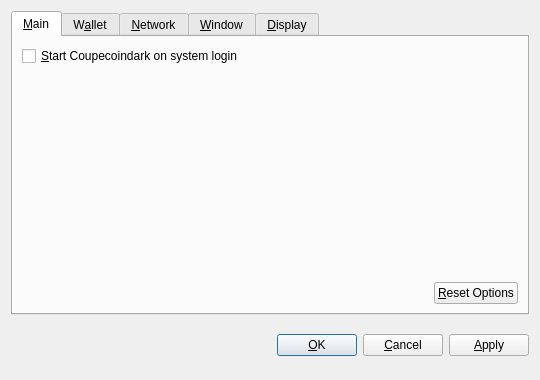
<?xml version="1.0" encoding="UTF-8"?>
<ui version="4.0">
 <class>OptionsDialog</class>
 <widget class="QDialog" name="OptionsDialog">
  <property name="geometry">
   <rect>
    <x>0</x>
    <y>0</y>
    <width>540</width>
    <height>380</height>
   </rect>
  </property>
  <property name="windowTitle">
   <string>Options</string>
  </property>
  <property name="modal">
   <bool>true</bool>
  </property>
  <layout class="QVBoxLayout" name="verticalLayout">
   <item>
    <widget class="QTabWidget" name="tabWidget">
     <property name="tabPosition">
      <enum>QTabWidget::North</enum>
     </property>
     <property name="currentIndex">
      <number>0</number>
     </property>
     <widget class="QWidget" name="tabMain">
      <attribute name="title">
       <string>&amp;Main</string>
      </attribute>
      <layout class="QVBoxLayout" name="verticalLayout_Main">
       <item>
        <widget class="QCheckBox" name="bitcoinAtStartup">
         <property name="toolTip">
          <string>Automatically start Coupecoindark after logging in to the system.</string>
         </property>
         <property name="text">
          <string>&amp;Start Coupecoindark on system login</string>
         </property>
        </widget>
       </item>
       <item>
        <spacer name="verticalSpacer_Main">
         <property name="orientation">
          <enum>Qt::Vertical</enum>
         </property>
         <property name="sizeHint" stdset="0">
          <size>
           <width>20</width>
           <height>40</height>
          </size>
         </property>
        </spacer>
       </item>
       <item>
        <layout class="QHBoxLayout" name="horizontalLayout_2_Main">
         <item>
          <spacer name="horizontalSpacer_2_Main">
           <property name="orientation">
            <enum>Qt::Horizontal</enum>
           </property>
           <property name="sizeHint" stdset="0">
            <size>
             <width>40</width>
             <height>20</height>
            </size>
           </property>
          </spacer>
         </item>
         <item>
          <widget class="QPushButton" name="resetButton">
           <property name="toolTip">
            <string>Reset all client options to default.</string>
           </property>
           <property name="text">
            <string>&amp;Reset Options</string>
           </property>
           <property name="autoDefault">
            <bool>false</bool>
           </property>
          </widget>
         </item>
        </layout>
       </item>
      </layout>
     </widget>
     <widget class="QWidget" name="tabWallet">
      <attribute name="title">
       <string>W&amp;allet</string>
      </attribute>
      <layout class="QVBoxLayout" name="verticalLayout_Network">
       <item>
        <widget class="QLabel" name="transactionFeeInfoLabel">
         <property name="text">
          <string>Optional transaction fee per kB that helps make sure your transactions are processed quickly. Most transactions are 1 kB.</string>
         </property>
         <property name="textFormat">
          <enum>Qt::PlainText</enum>
         </property>
         <property name="wordWrap">
          <bool>true</bool>
         </property>
        </widget>
       </item>
       <item>
        <layout class="QHBoxLayout" name="horizontalLayout_1_Main">
         <item>
          <widget class="QLabel" name="transactionFeeLabel">
           <property name="text">
            <string>Pay transaction &amp;fee</string>
           </property>
           <property name="textFormat">
            <enum>Qt::PlainText</enum>
           </property>
           <property name="buddy">
            <cstring>transactionFee</cstring>
           </property>
          </widget>
         </item>
         <item>
          <widget class="BitcoinAmountField" name="transactionFee"/>
         </item>
         <item>
          <spacer name="horizontalSpacer_1_Main">
           <property name="orientation">
            <enum>Qt::Horizontal</enum>
           </property>
           <property name="sizeHint" stdset="0">
            <size>
             <width>40</width>
             <height>20</height>
            </size>
           </property>
          </spacer>
         </item>
        </layout>
       </item>
       <item>
        <widget class="QLabel" name="label">
         <property name="text">
          <string>If you disable the spending of unconfirmed change, the change from a transaction cannot be used until that transaction has at least one confirmation. This also affects how your balance is computed.</string>
         </property>
         <property name="wordWrap">
          <bool>true</bool>
         </property>
        </widget>
       </item>
       <item>
        <widget class="QCheckBox" name="spendZeroConfChange">
         <property name="text">
          <string>Spend unconfirmed change  (experts only)</string>
         </property>
        </widget>
       </item>
       <item>
        <spacer name="verticalSpacer">
         <property name="orientation">
          <enum>Qt::Vertical</enum>
         </property>
         <property name="sizeHint" stdset="0">
          <size>
           <width>20</width>
           <height>40</height>
          </size>
         </property>
        </spacer>
       </item>
      </layout>
     </widget>
     <widget class="QWidget" name="tabNetwork">
      <attribute name="title">
       <string>&amp;Network</string>
      </attribute>
      <layout class="QVBoxLayout" name="verticalLayout_Network">
       <item>
        <widget class="QCheckBox" name="mapPortUpnp">
         <property name="toolTip">
          <string>Automatically open the Coupecoindark client port on the router. This only works when your router supports UPnP and it is enabled.</string>
         </property>
         <property name="text">
          <string>Map port using &amp;UPnP</string>
         </property>
        </widget>
       </item>
       <item>
        <widget class="QCheckBox" name="connectSocks">
         <property name="toolTip">
          <string>Connect to the Coupecoindark network through a SOCKS proxy (e.g. when connecting through Tor).</string>
         </property>
         <property name="text">
          <string>&amp;Connect through SOCKS proxy:</string>
         </property>
        </widget>
       </item>
       <item>
        <layout class="QHBoxLayout" name="horizontalLayout_Network">
         <item>
          <widget class="QLabel" name="proxyIpLabel">
           <property name="text">
            <string>Proxy &amp;IP:</string>
           </property>
           <property name="textFormat">
            <enum>Qt::PlainText</enum>
           </property>
           <property name="buddy">
            <cstring>proxyIp</cstring>
           </property>
          </widget>
         </item>
         <item>
          <widget class="QValidatedLineEdit" name="proxyIp">
           <property name="maximumSize">
            <size>
             <width>140</width>
             <height>16777215</height>
            </size>
           </property>
           <property name="toolTip">
            <string>IP address of the proxy (e.g. 127.0.0.1)</string>
           </property>
          </widget>
         </item>
         <item>
          <widget class="QLabel" name="proxyPortLabel">
           <property name="text">
            <string>&amp;Port:</string>
           </property>
           <property name="textFormat">
            <enum>Qt::PlainText</enum>
           </property>
           <property name="buddy">
            <cstring>proxyPort</cstring>
           </property>
          </widget>
         </item>
         <item>
          <widget class="QLineEdit" name="proxyPort">
           <property name="maximumSize">
            <size>
             <width>55</width>
             <height>16777215</height>
            </size>
           </property>
           <property name="toolTip">
            <string>Port of the proxy (e.g. 9050)</string>
           </property>
          </widget>
         </item>
         <item>
          <widget class="QLabel" name="socksVersionLabel">
           <property name="text">
            <string>SOCKS &amp;Version:</string>
           </property>
           <property name="textFormat">
            <enum>Qt::PlainText</enum>
           </property>
           <property name="buddy">
            <cstring>socksVersion</cstring>
           </property>
          </widget>
         </item>
         <item>
          <widget class="QValueComboBox" name="socksVersion">
           <property name="toolTip">
            <string>SOCKS version of the proxy (e.g. 5)</string>
           </property>
          </widget>
         </item>
         <item>
          <spacer name="horizontalSpacer_Network">
           <property name="orientation">
            <enum>Qt::Horizontal</enum>
           </property>
           <property name="sizeHint" stdset="0">
            <size>
             <width>40</width>
             <height>20</height>
            </size>
           </property>
          </spacer>
         </item>
        </layout>
       </item>
       <item>
        <spacer name="verticalSpacer_Network">
         <property name="orientation">
          <enum>Qt::Vertical</enum>
         </property>
         <property name="sizeHint" stdset="0">
          <size>
           <width>20</width>
           <height>40</height>
          </size>
         </property>
        </spacer>
       </item>
      </layout>
     </widget>
     <widget class="QWidget" name="tabWindow">
      <attribute name="title">
       <string>&amp;Window</string>
      </attribute>
      <layout class="QVBoxLayout" name="verticalLayout_Window">
       <item>
        <widget class="QCheckBox" name="minimizeToTray">
         <property name="toolTip">
          <string>Show only a tray icon after minimizing the window.</string>
         </property>
         <property name="text">
          <string>&amp;Minimize to the tray instead of the taskbar</string>
         </property>
        </widget>
       </item>
       <item>
        <widget class="QCheckBox" name="minimizeOnClose">
         <property name="toolTip">
          <string>Minimize instead of exit the application when the window is closed. When this option is enabled, the application will be closed only after selecting Quit in the menu.</string>
         </property>
         <property name="text">
          <string>M&amp;inimize on close</string>
         </property>
        </widget>
       </item>
       <item>
        <spacer name="verticalSpacer_Window">
         <property name="orientation">
          <enum>Qt::Vertical</enum>
         </property>
         <property name="sizeHint" stdset="0">
          <size>
           <width>20</width>
           <height>40</height>
          </size>
         </property>
        </spacer>
       </item>
      </layout>
     </widget>
     <widget class="QWidget" name="tabDisplay">
      <attribute name="title">
       <string>&amp;Display</string>
      </attribute>
      <layout class="QVBoxLayout" name="verticalLayout_Display">
       <item>
        <layout class="QHBoxLayout" name="horizontalLayout_1_Display">
         <item>
          <widget class="QLabel" name="langLabel">
           <property name="text">
            <string>User Interface &amp;language:</string>
           </property>
           <property name="textFormat">
            <enum>Qt::PlainText</enum>
           </property>
           <property name="buddy">
            <cstring>lang</cstring>
           </property>
          </widget>
         </item>
         <item>
          <widget class="QValueComboBox" name="lang">
           <property name="toolTip">
            <string>The user interface language can be set here. This setting will take effect after restarting Coupecoindark.</string>
           </property>
          </widget>
         </item>
        </layout>
       </item>
       <item>
        <layout class="QHBoxLayout" name="horizontalLayout_2_Display">
         <item>
          <widget class="QLabel" name="unitLabel">
           <property name="text">
            <string>&amp;Unit to show amounts in:</string>
           </property>
           <property name="textFormat">
            <enum>Qt::PlainText</enum>
           </property>
           <property name="buddy">
            <cstring>unit</cstring>
           </property>
          </widget>
         </item>
         <item>
          <widget class="QValueComboBox" name="unit">
           <property name="toolTip">
            <string>Choose the default subdivision unit to show in the interface and when sending coins.</string>
           </property>
          </widget>
         </item>
        </layout>
       </item>
       <item>
        <widget class="QCheckBox" name="displayAddresses">
         <property name="toolTip">
          <string>Whether to show Coupecoindark addresses in the transaction list or not.</string>
         </property>
         <property name="text">
          <string>&amp;Display addresses in transaction list</string>
         </property>
        </widget>
       </item>
       <item>
        <widget class="QCheckBox" name="coinControlFeatures">
         <property name="toolTip">
          <string>Whether to show coin control features or not.</string>
         </property>
         <property name="text">
          <string>Display coin &amp;control features (experts only!)</string>
         </property>
        </widget>
       </item>
       <item>
        <spacer name="verticalSpacer_Display">
         <property name="orientation">
          <enum>Qt::Vertical</enum>
         </property>
         <property name="sizeHint" stdset="0">
          <size>
           <width>20</width>
           <height>40</height>
          </size>
         </property>
        </spacer>
       </item>
      </layout>
     </widget>
    </widget>
   </item>
   <item>
    <layout class="QHBoxLayout" name="horizontalLayout_Buttons">
     <item>
      <spacer name="horizontalSpacer_1">
       <property name="orientation">
        <enum>Qt::Horizontal</enum>
       </property>
       <property name="sizeHint" stdset="0">
        <size>
         <width>40</width>
         <height>48</height>
        </size>
       </property>
      </spacer>
     </item>
     <item>
      <widget class="QLabel" name="statusLabel">
       <property name="font">
        <font>
         <weight>75</weight>
         <bold>true</bold>
        </font>
       </property>
       <property name="text">
        <string/>
       </property>
       <property name="textFormat">
        <enum>Qt::PlainText</enum>
       </property>
       <property name="wordWrap">
        <bool>true</bool>
       </property>
      </widget>
     </item>
     <item>
      <spacer name="horizontalSpacer_2">
       <property name="orientation">
        <enum>Qt::Horizontal</enum>
       </property>
       <property name="sizeHint" stdset="0">
        <size>
         <width>40</width>
         <height>48</height>
        </size>
       </property>
      </spacer>
     </item>
     <item>
      <widget class="QPushButton" name="okButton">
       <property name="text">
        <string>&amp;OK</string>
       </property>
      </widget>
     </item>
     <item>
      <widget class="QPushButton" name="cancelButton">
       <property name="text">
        <string>&amp;Cancel</string>
       </property>
       <property name="autoDefault">
        <bool>false</bool>
       </property>
      </widget>
     </item>
     <item>
      <widget class="QPushButton" name="applyButton">
       <property name="text">
        <string>&amp;Apply</string>
       </property>
       <property name="autoDefault">
        <bool>false</bool>
       </property>
      </widget>
     </item>
    </layout>
   </item>
  </layout>
 </widget>
 <customwidgets>
  <customwidget>
   <class>BitcoinAmountField</class>
   <extends>QSpinBox</extends>
   <header>bitcoinamountfield.h</header>
  </customwidget>
  <customwidget>
   <class>QValueComboBox</class>
   <extends>QComboBox</extends>
   <header>qvaluecombobox.h</header>
  </customwidget>
  <customwidget>
   <class>QValidatedLineEdit</class>
   <extends>QLineEdit</extends>
   <header>qvalidatedlineedit.h</header>
  </customwidget>
 </customwidgets>
 <resources/>
 <connections/>
</ui>
